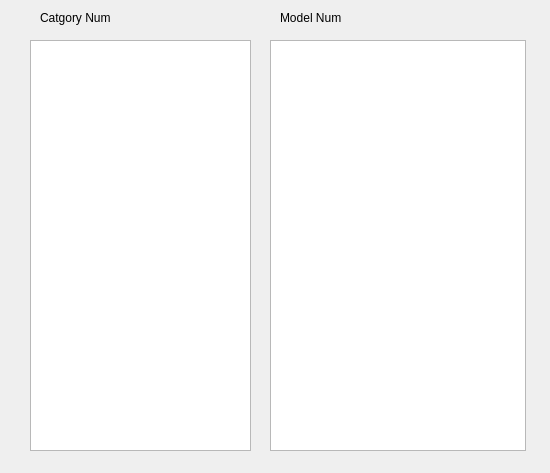
<?xml version="1.0" encoding="UTF-8"?>
<ui version="4.0">
 <class>ModelDBViewer_widget</class>
 <widget class="QWidget" name="ModelDBViewer_widget">
  <property name="geometry">
   <rect>
    <x>0</x>
    <y>0</y>
    <width>550</width>
    <height>473</height>
   </rect>
  </property>
  <property name="windowTitle">
   <string>ModelDBViewer_widget</string>
  </property>
  <widget class="QListWidget" name="catSelectListWidget">
   <property name="geometry">
    <rect>
     <x>30</x>
     <y>40</y>
     <width>221</width>
     <height>411</height>
    </rect>
   </property>
  </widget>
  <widget class="QListWidget" name="modelIdListWidget">
   <property name="geometry">
    <rect>
     <x>270</x>
     <y>40</y>
     <width>256</width>
     <height>411</height>
    </rect>
   </property>
  </widget>
  <widget class="QLabel" name="catNumLabel">
   <property name="geometry">
    <rect>
     <x>40</x>
     <y>10</y>
     <width>131</width>
     <height>16</height>
    </rect>
   </property>
   <property name="text">
    <string>Catgory Num</string>
   </property>
  </widget>
  <widget class="QLabel" name="modelNumLabel">
   <property name="geometry">
    <rect>
     <x>280</x>
     <y>10</y>
     <width>121</width>
     <height>16</height>
    </rect>
   </property>
   <property name="text">
    <string>Model Num</string>
   </property>
  </widget>
 </widget>
 <layoutdefault spacing="6" margin="11"/>
 <resources/>
 <connections/>
</ui>
